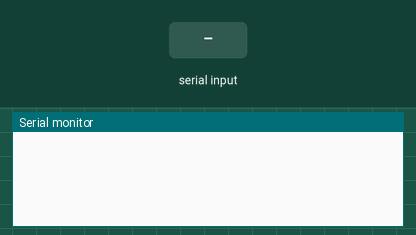
Simulated run of this sketch. Board: ESP8266 (NodeMCU). Shown: the last lines printed to the serial monitor. The test bench sets the inputs (shaded band). WiFi joins after 1.5 s; servers stay silent unless stated; uploads are accepted with an empty reply.

Above: at 1.2 s.
1.3 s: "GET|" received over Serial
At 2.5 s:
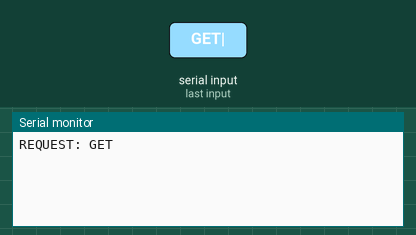
2.8 s: "90,45,200|" received over Serial
At 5.71 s:
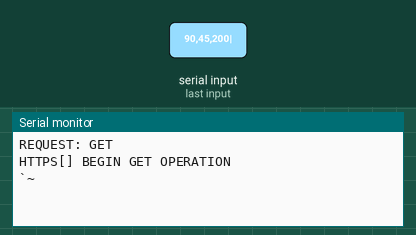
5.8 s: "30,150,10|" received over Serial
At 7.2 s:
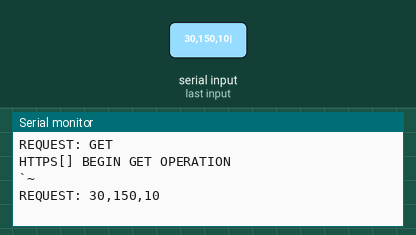

The sketch:

serial_communication_node_v2.ino
```cpp
#include <Arduino.h>

#include <ESP8266WiFi.h>
#include <ESP8266WiFiMulti.h>

#include <ESP8266HTTPClient.h>

#include <WiFiClientSecureBearSSL.h>

#include <ArduinoJson.h>

#define ARRAY_SIZE(x) sizeof(x)/sizeof(x[0])

StaticJsonDocument<1000> doc;

const char *ssid     = "Samsung Galaxy S10e_4235"; //"ATT4YIh3Cc";
const char *password = "xctu3046"; //"7fd#nzc?99qw";

uint8_t firebaseFingerprint[20] = {0x4b, 0xd6, 0x90, 0x9f, 0x6d, 0x0e, 0x83, 0x7f, 0x8d, 0xf2, 0xfc, 0xa7, 0x2d, 0x01, 0x7d, 0xfb, 0x7c, 0xf2, 0x98, 0xb6};
uint8_t hashifyFingerprint[20] = {0x75, 0xb3, 0x0a, 0x0c, 0xc0, 0xc2, 0x1e, 0x38, 0x26, 0x6f, 0x9e, 0x65, 0x56, 0xb7, 0xa3, 0x7f, 0xb4, 0x8b, 0x1f, 0x74};
uint8_t fingerprints[2][20] = {{0x4b, 0xd6, 0x90, 0x9f, 0x6d, 0x0e, 0x83, 0x7f, 0x8d, 0xf2, 0xfc, 0xa7, 0x2d, 0x01, 0x7d, 0xfb, 0x7c, 0xf2, 0x98, 0xb6}, {0x75, 0xb3, 0x0a, 0x0c, 0xc0, 0xc2, 0x1e, 0x38, 0x26, 0x6f, 0x9e, 0x65, 0x56, 0xb7, 0xa3, 0x7f, 0xb4, 0x8b, 0x1f, 0x74}}; //firebase fingerprint, hashify fingerprint

String firebaseDemoUrl = "https://firestore.googleapis.com/v1beta1/projects/foodlocker-5341f/databases/(default)/documents/users/cookerturtle?key=KEY";

ESP8266WiFiMulti WiFiMulti;

void setup() {
  Serial.begin(38400);

  WiFi.mode(WIFI_STA);
  WiFiMulti.addAP(ssid, password);
}

void loop() {
  String request = Serial.readStringUntil('|');
  if (request != "") {
    Serial.println("REQUEST: " + request);

    if (request == "GET") {
      String getUrl = Serial.readStringUntil('|');
      int fingerprint = Serial.readStringUntil('|').toInt();
      int returnLevels = Serial.readStringUntil('|').toInt();
      String returnValues[returnLevels] = {};
      for (int i = 0; i < returnLevels; i++)
      {
        returnValues[i] = Serial.readStringUntil('|');
      }

      getRequest(getUrl, fingerprints[fingerprint], returnValues, returnLevels);
    }
    else if (request = "POST") {
      String postPath = Serial.readStringUntil('|');
      String postField = Serial.readStringUntil('|');
      String postType = Serial.readStringUntil('|');
      String postValue = Serial.readStringUntil('|');
      int fingerprint = Serial.readStringUntil('|').toInt();
      int returnLevels = Serial.readStringUntil('|').toInt();
      String returnValues[returnLevels] = {};
      for (int i = 0; i < returnLevels; i++)
      {
        returnValues[i] = Serial.readStringUntil('|');
      }

      postRequest(postPath, postField, postType, postValue, fingerprints[fingerprint], returnValues, returnLevels);
    }
  }
}

void postRequest(String path, String field, String valueType, String value, uint8_t fingerprint[20], String returnValues[], int returnLevels) {
    // wait for WiFi connection
  if ((WiFiMulti.run() == WL_CONNECTED)) {

    String requestJSONFormatted = "{\"writes\":[{\"update\":{\"name\":\"" + path + "\",\"fields\":{\"" + field + "\":{\"" + valueType + "\":" + value + "}}}}]}";

    Serial.println(requestJSONFormatted);

    // EXAMPLE: "{\"writes\":[{\"update\":{\"name\":\"projects\/foodlocker-5341f\/databases\/(default)\/documents\/users\/cookerturtle\",\"fields\":{\"active\":{\"booleanValue\":false}}}}]}";

    std::unique_ptr<BearSSL::WiFiClientSecure>client(new BearSSL::WiFiClientSecure);

    client->setFingerprint(fingerprint);

    //client->setInsecure();

    HTTPClient https;

    String url = "https://firestore.googleapis.com/v1beta1/projects/foodlocker-5341f/databases/(default)/documents:commit?key=KEY";

    if (https.begin(*client, url)) {  // HTTPS

      Serial.println("[HTTPS] BEGIN POST OPERATION");
      // start connection and send HTTP header
//      int httpCode = https.GET();
      https.addHeader("Content-Type", "application/json");

      int httpCode = https.POST(requestJSONFormatted);

      String payload = https.getString();
      Serial.println(payload);
      processJson(payload, returnValues, returnLevels);

//      // httpCode will be negative on error
//      if (httpCode > 0) {
//        // HTTP header has been send and Server response header has been handled
//        Serial.printf("[HTTPS] POST RESPONSE CODE: %d\n", httpCode);
//
//        // file found at server
//        if (httpCode == HTTP_CODE_OK || httpCode == HTTP_CODE_MOVED_PERMANENTLY) {
//          String payload = https.getString();
//          processJson(payload, returnValues);
//        } else {
//          Serial.println(https.getString());
//        }
//      } else {
//        Serial.printf("[HTTPS] POST FAILED, ERROR: %s\n", https.errorToString(httpCode).c_str());
//      }

      https.end();
    } else {
      Serial.printf("[HTTPS] UNABLE TO CONNECT...");
    }
  }
}

void getRequest(String url, const uint8_t fingerprint[20], String returnValues[], int returnLevels) {
    // wait for WiFi connection
  if ((WiFiMulti.run() == WL_CONNECTED)) {

    std::unique_ptr<BearSSL::WiFiClientSecure>client(new BearSSL::WiFiClientSecure);

    client->setFingerprint(fingerprint);

    //client->setInsecure();

    HTTPClient https;

    Serial.println(url);

    if (https.begin(*client, url)) {  // HTTPS

      Serial.print("HTTPS[] BEGIN GET OPERATION\n");
      // start connection and send HTTP header
//      int httpCode = https.GET();

      int httpCode = https.GET();

      String payload = https.getString();
      Serial.println(payload);
      processJson(payload, returnValues, returnLevels);

//      // httpCode will be negative on error
//      if (httpCode > 0) {
//        // HTTP header has been send and Server response header has been handled
//        Serial.printf("[HTTPS] GET RESPONSE CODE: %d\n", httpCode);
//
//        // file found at server
//        if (httpCode == HTTP_CODE_OK) {
//          String payload = https.getString();
//          processJson(payload, returnValues);
//        } else {
//          Serial.println(https.getString());
//        }
//      } else {
//        Serial.printf("[HTTPS] GET FAILED, ERROR: %s\n", https.errorToString(httpCode).c_str());
//      }

      https.end();
    } else {
      Serial.printf("[HTTPS] UNABLE TO CONNECT...");
    }
  }
}

void processJson(String json, String returnValues[], int returnLevels)
{
  // Deserialize the JSON document
  DeserializationError error = deserializeJson(doc, json);

  Serial.print('`');
  if (returnLevels == 1)
  {
    const char* returnValue = doc[returnValues[0]];
    Serial.print(returnValue);
  } else if (returnLevels == 2)
  {
    const char* returnValue = doc[returnValues[0]][returnValues[1]];
    Serial.print(returnValue);
  } else if (returnLevels == 3)
  {
    const char* returnValue = doc[returnValues[0]][returnValues[1]][returnValues[2]];
    Serial.print(returnValue);
  } else if (returnLevels == 4)
  {
    const char* returnValue = doc[returnValues[0]][returnValues[1]][returnValues[2]][returnValues[3]];
    Serial.print(returnValue);
  } else if (returnLevels == 5)
  {
    const char* returnValue = doc[returnValues[0]][returnValues[1]][returnValues[2]][returnValues[3]][returnValues[4]];
    Serial.print(returnValue);
  }
  Serial.println('~');
}
```

Measured:
- after the input at 1.3 s, the serial monitor: prints a new line at once (image 1)
- after the input at 2.8 s, the serial monitor: prints a new line after 2.5 s (image 2)
- after the input at 5.8 s, the serial monitor: prints a new line at once (image 3)
